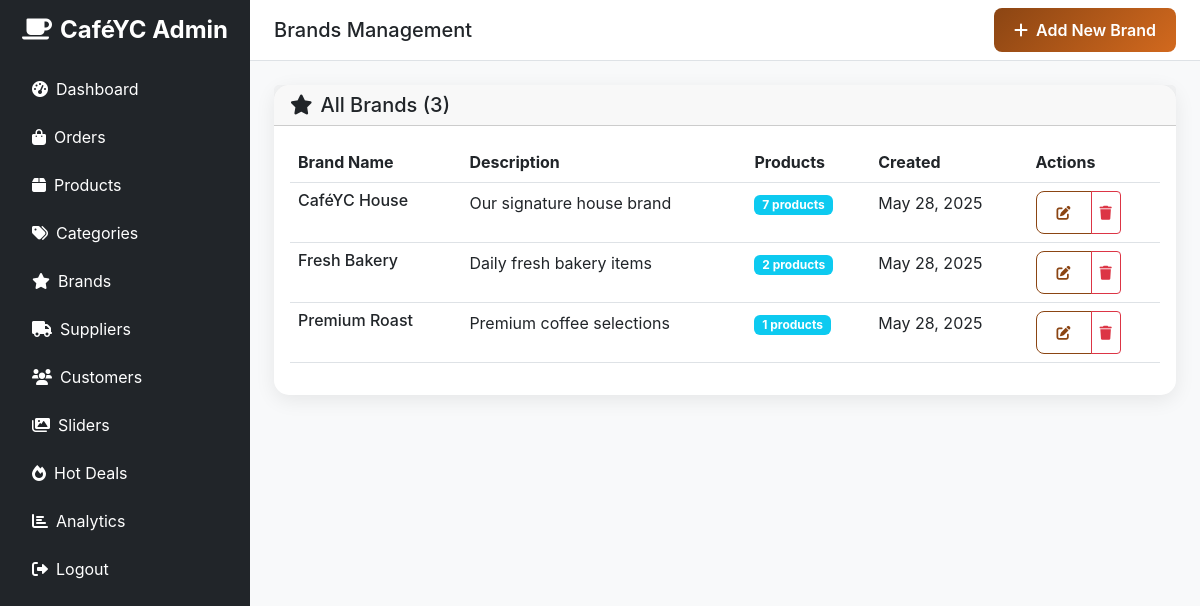
The page /admin/brands.php (signed in) on the database its author committed.
### tables this page shows
CREATE TABLE IF NOT EXISTS brands (
    id INT AUTO_INCREMENT PRIMARY KEY,
    name VARCHAR(255) NOT NULL,
    description TEXT,
    logo_url VARCHAR(500),
    is_active BOOLEAN DEFAULT TRUE,
    created_at TIMESTAMP DEFAULT CURRENT_TIMESTAMP,
    updated_at TIMESTAMP DEFAULT CURRENT_TIMESTAMP ON UPDATE CURRENT_TIMESTAMP
);

### admin/brands.php (the view, shortened to what this page needs)
<?php
require_once '../config/database.php';
$stmt = $pdo->prepare("
    SELECT b.*, COUNT(p.id) as product_count
    FROM brands b
    LEFT JOIN products p ON b.id = p.brand_id AND p.is_active = 1
    WHERE b.is_active = 1
    GROUP BY b.id
    ORDER BY b.name
");
$stmt->execute();
$brands = $stmt->fetchAll();
?>
<?php include '../includes/header.php'; ?>
<body class="bg-light">
    <div class="d-flex">
        <nav class="sidebar bg-dark text-white p-3" style="width: 250px; min-height: 100vh;">
            <div class="text-center mb-4">
                <h4 class="fw-bold">
                    <i class="fas fa-coffee me-2"></i>CaféYC Admin
                </h4>
            </div>
            <ul class="nav flex-column">
                <li class="nav-item mb-2">
                    <a class="nav-link text-white" href="dashboard.php">
                        <i class="fas fa-tachometer-alt me-2"></i>Dashboard
                    </a>
                </li>
                <li class="nav-item mb-2">
                    <a class="nav-link text-white" href="orders.php">
                        <i class="fas fa-shopping-bag me-2"></i>Orders
                    </a>
                </li>
                <li class="nav-item mb-2">
                    <a class="nav-link text-white" href="products.php">
                        <i class="fas fa-box me-2"></i>Products
                    </a>
                </li>
                <li class="nav-item mb-2">
                    <a class="nav-link text-white" href="categories.php">
                        <i class="fas fa-tags me-2"></i>Categories
                    </a>
                </li>
                <li class="nav-item mb-2">
                    <a class="nav-link text-white active" href="brands.php">
                        <i class="fas fa-star me-2"></i>Brands
                    </a>
                </li>
                <li class="nav-item mb-2">
                    <a class="nav-link text-white" href="suppliers.php">
                        <i class="fas fa-truck me-2"></i>Suppliers
                    </a>
                </li>
                <li class="nav-item mb-2">
                    <a class="nav-link text-white" href="customers.php">
                        <i class="fas fa-users me-2"></i>Customers
                    </a>
                </li>
                <li class="nav-item mb-2">
                    <a class="nav-link text-white" href="sliders.php">
                        <i class="fas fa-images me-2"></i>Sliders
                    </a>
                </li>
                <li class="nav-item mb-2">
                    <a class="nav-link text-white" href="hot-deals.php">
                        <i class="fas fa-fire me-2"></i>Hot Deals
                    </a>
                </li>
                <li class="nav-item mb-2">
                    <a class="nav-link text-white" href="analytics.php">
                        <i class="fas fa-chart-bar me-2"></i>Analytics
                    </a>
                </li>
                <li class="nav-item mt-auto">
                    <a class="nav-link text-white" href="../auth/logout.php">
                        <i class="fas fa-sign-out-alt me-2"></i>Logout
                    </a>
                </li>
            </ul>
        </nav>
        <div class="flex-grow-1">
            <nav class="navbar navbar-light bg-white border-bottom px-4">
                <h5 class="mb-0">Brands Management</h5>
                <button class="btn btn-primary" data-bs-toggle="modal" data-bs-target="#addBrandModal">
                    <i class="fas fa-plus me-2"></i>Add New Brand
                </button>
            </nav>
            <div class="container-fluid p-4">
                <div class="card">
                    <div class="card-header">
                        <h5 class="mb-0">
                            <i class="fas fa-star me-2"></i>All Brands (<?php echo count($brands); ?>)
                        </h5>
                    </div>
                    <div class="card-body">
                        <div class="table-responsive">
                            <table class="table table-hover">
                                <thead>
                                    <tr>
                                        <th>Brand Name</th>
                                        <th>Description</th>
                                        <th>Products</th>
                                        <th>Created</th>
                                        <th>Actions</th>
                                    </tr>
                                </thead>
                                <tbody>
                                    <?php foreach ($brands as $brand): ?>
                                    <tr>
                                        <td>
                                            <h6 class="mb-0"><?php echo htmlspecialchars($brand['name']); ?></h6>
                                        </td>
                                        <td><?php echo htmlspecialchars($brand['description']); ?></td>
                                        <td>
                                            <span class="badge bg-info"><?php echo $brand['product_count']; ?> products</span>
                                        </td>
                                        <td><?php echo date('M j, Y', strtotime($brand['created_at'])); ?></td>
                                        <td>
                                            <div class="btn-group">
                                                <button class="btn btn-sm btn-outline-primary"
                                                        onclick="editBrand(<?php echo htmlspecialchars(json_encode($brand)); ?>)">
                                                    <i class="fas fa-edit"></i>
                                                </button>
                                                <button class="btn btn-sm btn-outline-danger"
                                                        onclick="confirmDelete(<?php echo $brand['id']; ?>, '<?php echo htmlspecialchars($brand['name']); ?>')">
                                                    <i class="fas fa-trash"></i>
                                                </button>
                                            </div>
                                        </td>
                                    </tr>
                                    <?php endforeach; ?>
                                </tbody>
                            </table>
                        </div>
                    </div>
                </div>
            </div>
        </div>
    </div>
</body>
</html>

### assets/css/style.css (style rules this page uses)
:root { --primary-color: #8B4513; --secondary-color: #D2691E; --accent-color: #F4A460; --dark-color: #654321; --light-bg: #FAF8F3; --gradient-primary: linear-gradient(135deg, #8B4513 0%, #D2691E 100%); }
body { font-family: 'Inter', sans-serif; background-color: var(--light-bg); }
.btn-primary { background: var(--gradient-primary); border: none; border-radius: 8px; padding: 10px 20px; font-weight: 600; transition: all 0.3s ease; }
.btn-outline-primary { border-color: var(--primary-color); color: var(--primary-color); border-radius: 8px; padding: 10px 20px; font-weight: 600; transition: all 0.3s ease; }
.navbar { backdrop-filter: blur(10px); background-color: rgba(255, 255, 255, 0.95) !important; }
.card { border-radius: 15px; border: none; box-shadow: 0 5px 20px rgba(0, 0, 0, 0.08); transition: all 0.3s ease; }

### rows shown on the page
brands: name "CaféYC House", description "Our signature house brand", product_count "7", created_at "May 28, 2025"
brands: name "Fresh Bakery", description "Daily fresh bakery items", product_count "2", created_at "May 28, 2025"
brands: name "Premium Roast", description "Premium coffee selections", product_count "1", created_at "May 28, 2025"

### other values the page prints
count($brands) "3"
